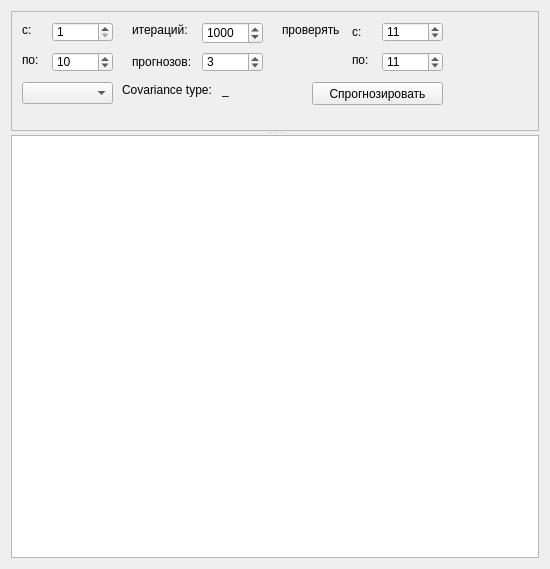
<?xml version="1.0" encoding="UTF-8"?>
<ui version="4.0">
 <class>HmmForm</class>
 <widget class="QWidget" name="HmmForm">
  <property name="geometry">
   <rect>
    <x>0</x>
    <y>0</y>
    <width>550</width>
    <height>569</height>
   </rect>
  </property>
  <property name="windowTitle">
   <string>Hidden Markov Models</string>
  </property>
  <layout class="QVBoxLayout" name="verticalLayout">
   <item>
    <widget class="QSplitter" name="splitter">
     <property name="orientation">
      <enum>Qt::Vertical</enum>
     </property>
     <widget class="QScrollArea" name="scrollAreaControl">
      <property name="minimumSize">
       <size>
        <width>0</width>
        <height>120</height>
       </size>
      </property>
      <property name="verticalScrollBarPolicy">
       <enum>Qt::ScrollBarAlwaysOff</enum>
      </property>
      <property name="widgetResizable">
       <bool>false</bool>
      </property>
      <property name="alignment">
       <set>Qt::AlignLeading|Qt::AlignLeft|Qt::AlignTop</set>
      </property>
      <widget class="QWidget" name="scrollAreaWidgetContents">
       <property name="geometry">
        <rect>
         <x>0</x>
         <y>0</y>
         <width>514</width>
         <height>108</height>
        </rect>
       </property>
       <widget class="QLabel" name="label">
        <property name="geometry">
         <rect>
          <x>10</x>
          <y>10</y>
          <width>21</width>
          <height>16</height>
         </rect>
        </property>
        <property name="text">
         <string>с:</string>
        </property>
       </widget>
       <widget class="QSpinBox" name="spinBoxFromDraw">
        <property name="geometry">
         <rect>
          <x>40</x>
          <y>10</y>
          <width>61</width>
          <height>20</height>
         </rect>
        </property>
        <property name="minimum">
         <number>1</number>
        </property>
        <property name="maximum">
         <number>9999999</number>
        </property>
        <property name="value">
         <number>1</number>
        </property>
       </widget>
       <widget class="QSpinBox" name="spinBoxToDraw">
        <property name="geometry">
         <rect>
          <x>40</x>
          <y>40</y>
          <width>61</width>
          <height>20</height>
         </rect>
        </property>
        <property name="minimum">
         <number>1</number>
        </property>
        <property name="maximum">
         <number>9999999</number>
        </property>
        <property name="value">
         <number>10</number>
        </property>
       </widget>
       <widget class="QLabel" name="label_2">
        <property name="geometry">
         <rect>
          <x>10</x>
          <y>40</y>
          <width>21</width>
          <height>16</height>
         </rect>
        </property>
        <property name="text">
         <string>по:</string>
        </property>
       </widget>
       <widget class="QPushButton" name="pushButtonPredict">
        <property name="geometry">
         <rect>
          <x>300</x>
          <y>70</y>
          <width>131</width>
          <height>23</height>
         </rect>
        </property>
        <property name="text">
         <string>Спрогнозировать</string>
        </property>
       </widget>
       <widget class="QSpinBox" name="spinBoxPredictCount">
        <property name="geometry">
         <rect>
          <x>190</x>
          <y>40</y>
          <width>61</width>
          <height>20</height>
         </rect>
        </property>
        <property name="minimum">
         <number>1</number>
        </property>
        <property name="maximum">
         <number>9999999</number>
        </property>
        <property name="value">
         <number>3</number>
        </property>
       </widget>
       <widget class="QLabel" name="label_3">
        <property name="geometry">
         <rect>
          <x>120</x>
          <y>40</y>
          <width>61</width>
          <height>20</height>
         </rect>
        </property>
        <property name="text">
         <string>прогнозов:</string>
        </property>
       </widget>
       <widget class="QLabel" name="label_4">
        <property name="geometry">
         <rect>
          <x>340</x>
          <y>40</y>
          <width>21</width>
          <height>16</height>
         </rect>
        </property>
        <property name="text">
         <string>по:</string>
        </property>
       </widget>
       <widget class="QSpinBox" name="spinBoxCheckToDraw">
        <property name="geometry">
         <rect>
          <x>370</x>
          <y>40</y>
          <width>61</width>
          <height>20</height>
         </rect>
        </property>
        <property name="minimum">
         <number>1</number>
        </property>
        <property name="maximum">
         <number>9999999</number>
        </property>
        <property name="value">
         <number>11</number>
        </property>
       </widget>
       <widget class="QLabel" name="label_5">
        <property name="geometry">
         <rect>
          <x>340</x>
          <y>10</y>
          <width>21</width>
          <height>20</height>
         </rect>
        </property>
        <property name="text">
         <string>с:</string>
        </property>
       </widget>
       <widget class="QSpinBox" name="spinBoxCheckFromDraw">
        <property name="geometry">
         <rect>
          <x>370</x>
          <y>10</y>
          <width>61</width>
          <height>20</height>
         </rect>
        </property>
        <property name="minimum">
         <number>1</number>
        </property>
        <property name="maximum">
         <number>9999999</number>
        </property>
        <property name="value">
         <number>11</number>
        </property>
       </widget>
       <widget class="QLabel" name="label_6">
        <property name="geometry">
         <rect>
          <x>270</x>
          <y>10</y>
          <width>61</width>
          <height>16</height>
         </rect>
        </property>
        <property name="text">
         <string>проверять</string>
        </property>
       </widget>
       <widget class="QSpinBox" name="spinBoxIterations">
        <property name="geometry">
         <rect>
          <x>190</x>
          <y>10</y>
          <width>61</width>
          <height>22</height>
         </rect>
        </property>
        <property name="minimum">
         <number>0</number>
        </property>
        <property name="maximum">
         <number>2147483647</number>
        </property>
        <property name="value">
         <number>1000</number>
        </property>
       </widget>
       <widget class="QLabel" name="label_7">
        <property name="geometry">
         <rect>
          <x>120</x>
          <y>10</y>
          <width>61</width>
          <height>16</height>
         </rect>
        </property>
        <property name="text">
         <string>итераций:</string>
        </property>
       </widget>
       <widget class="QComboBox" name="comboBoxCovarianceType">
        <property name="geometry">
         <rect>
          <x>10</x>
          <y>70</y>
          <width>91</width>
          <height>22</height>
         </rect>
        </property>
       </widget>
       <widget class="QLabel" name="label_8">
        <property name="geometry">
         <rect>
          <x>110</x>
          <y>70</y>
          <width>91</width>
          <height>16</height>
         </rect>
        </property>
        <property name="text">
         <string>Covariance type:</string>
        </property>
       </widget>
       <widget class="QLabel" name="labelCovarianceType">
        <property name="geometry">
         <rect>
          <x>210</x>
          <y>70</y>
          <width>51</width>
          <height>16</height>
         </rect>
        </property>
        <property name="text">
         <string>_</string>
        </property>
       </widget>
      </widget>
     </widget>
     <widget class="QPlainTextEdit" name="plainTextEdit">
      <property name="sizePolicy">
       <sizepolicy hsizetype="Expanding" vsizetype="Expanding">
        <horstretch>0</horstretch>
        <verstretch>1</verstretch>
       </sizepolicy>
      </property>
     </widget>
    </widget>
   </item>
  </layout>
 </widget>
 <resources/>
 <connections/>
</ui>
